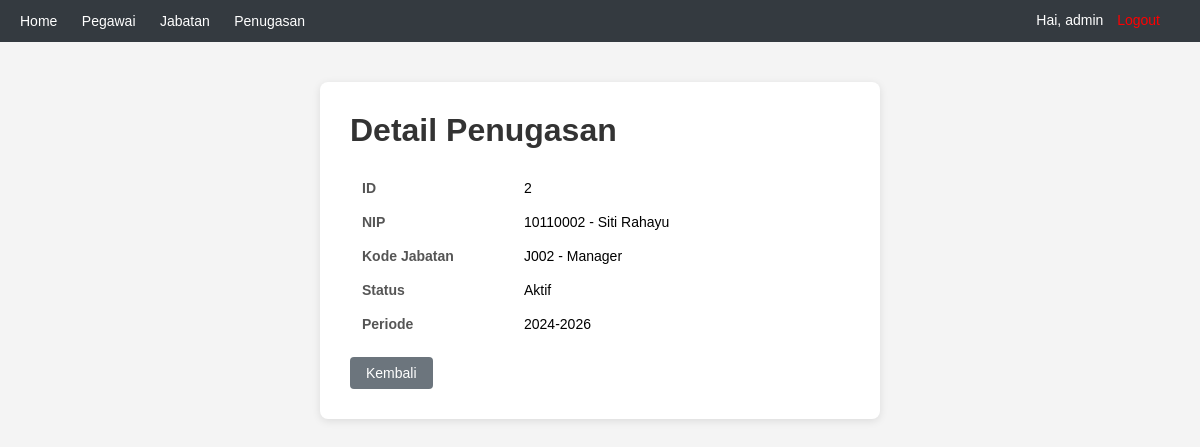
The app's page /jabatanpegawai/jabatanpegawai_view.php?idjp=2 (signed in) with its own data.
### tables this page shows
CREATE TABLE jabatanpegawai (
    idjp INT AUTO_INCREMENT PRIMARY KEY,
    nip VARCHAR(20) NOT NULL,
    kodejabatan VARCHAR(20) NOT NULL,
    status ENUM('Aktif', 'Nonaktif') NOT NULL DEFAULT 'Aktif',
    periode VARCHAR(50)
);

CREATE TABLE pegawai (
    nip VARCHAR(20) PRIMARY KEY,
    namalengkap VARCHAR(100) NOT NULL,
    jeniskelamin ENUM('L', 'P') NOT NULL,
    tanggallahir DATE NOT NULL,
    alamat TEXT,
    nohp VARCHAR(20),
    email VARCHAR(100)
);

CREATE TABLE jabatan (
    kodejabatan VARCHAR(20) PRIMARY KEY,
    namajabatan VARCHAR(100) NOT NULL,
    level INT NOT NULL,
    gaji DECIMAL(15,2) NOT NULL
);

### jabatanpegawai/jabatanpegawai_view.php (the view, shortened to what this page needs)
<?php
require_once '../config/koneksi.php';
$idjp = $_GET['idjp'];
$stmt = mysqli_prepare($koneksi, "SELECT jp.*, p.namalengkap, j.namajabatan FROM jabatanpegawai jp JOIN pegawai p ON jp.nip = p.nip JOIN jabatan j ON jp.kodejabatan = j.kodejabatan WHERE jp.idjp=?");
mysqli_stmt_bind_param($stmt, "i", $idjp);
mysqli_stmt_execute($stmt);
$result = mysqli_stmt_get_result($stmt);
$row = mysqli_fetch_assoc($result);
?>
<!DOCTYPE html>
<html>
<head>
</head>
<body>
    <div class="navbar">
        <a href="../index.php">Home</a>
        <a href="../pegawai/pegawai_list.php">Pegawai</a>
        <a href="../jabatan/jabatan_list.php">Jabatan</a>
        <a href="../jabatanpegawai/jabatanpegawai_list.php">Penugasan</a>
        <span class="welcome">Hai, <?= htmlspecialchars($_SESSION['username']) ?> <a href="../session/logout.php" style="color:#f00;">Logout</a></span>
    </div>
    <div class="container">
        <h1>Detail Penugasan</h1>
        <table>
            <tr><td>ID</td><td><?= htmlspecialchars($row['idjp']) ?></td></tr>
            <tr><td>NIP</td><td><?= htmlspecialchars($row['nip']) ?> - <?= htmlspecialchars($row['namalengkap']) ?></td></tr>
            <tr><td>Kode Jabatan</td><td><?= htmlspecialchars($row['kodejabatan']) ?> - <?= htmlspecialchars($row['namajabatan']) ?></td></tr>
            <tr><td>Status</td><td><?= htmlspecialchars($row['status']) ?></td></tr>
            <tr><td>Periode</td><td><?= htmlspecialchars($row['periode']) ?></td></tr>
        </table>
        <a href="jabatanpegawai_list.php" class="btn">Kembali</a>
    </div>
</body>
</html>

### jabatanpegawai/jabatanpegawai_view.php (style rules this page uses)
body { font-family: Arial, sans-serif; background: #f4f4f4; margin: 0; padding: 0; }
.navbar { background: #343a40; padding: 12px 20px; color: #fff; }
.navbar a { color: #fff; text-decoration: none; margin-right: 20px; font-size: 14px; }
.navbar .welcome { float: right; font-size: 14px; }
.navbar .welcome a { margin-left: 10px; }
.container { max-width: 500px; margin: 40px auto; background: #fff; padding: 30px; border-radius: 8px; box-shadow: 0 2px 8px rgba(0,0,0,0.1); }
h1 { color: #333; margin-top: 0; }
table { width: 100%; }
td { padding: 8px 10px; font-size: 14px; }
td:first-child { font-weight: 600; color: #555; width: 140px; }
.btn { display: inline-block; padding: 8px 16px; background: #6c757d; color: #fff; text-decoration: none; border-radius: 4px; font-size: 14px; margin-top: 15px; }

### records on screen
jabatanpegawai: idjp "2", nip "10110002", pegawai.namalengkap "Siti Rahayu", kodejabatan "J002", jabatan.namajabatan "Manager", status "Aktif", periode "2024-2026"

### other values on screen
$_SESSION['username'] "admin"
